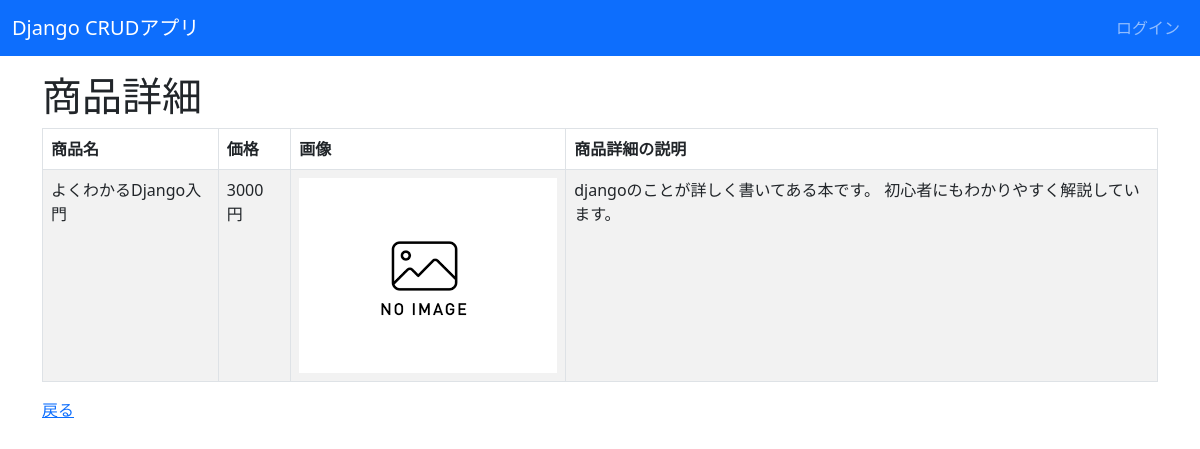
The app's page /crud/detail/1 with its own data.
### crud/models.py (models this page shows, shortened)
class Product(models.Model):
    name = models.CharField(max_length=200)
    price = models.PositiveIntegerField()
    category = models.ForeignKey(Category, on_delete=models.CASCADE)
    img = models.ImageField(blank=True, default="noImage.png")
    description = models.TextField(blank=True, null=True)

### crud/views.py (the view)
# urls.py: path('crud/detail/<int:pk>', views.ProductDetailView.as_view(), name="detail"),
class ProductDetailView(DetailView):
     model = Product

### crud/templates/crud/product_detail.html (shortened to what this page needs)
{% extends "base.html" %}
{% block content %}
<h1>商品詳細</h1>
<table class="table table-striped table-hover table-bordered">
<form method="post">
    <thead>
        <tr>
            <th>商品名</th>
            <th>価格</th>
            <th>画像</th>
            <th>商品詳細の説明</th>
        </tr>
    </thead>
    <tbody>
        <tr>
            <td>{{ product.name }}</td>
            <td>{{ product.price }} 円</td>
            <td><img src="{{ product.img.url }}" style="width:10px height:auto;"></td>
            <td>{{ product.description }}</td>
        </tr>
    </tbody>
</table>
<a href="{% url 'list' %}">戻る</a>
{% endblock %}

### records on screen
Product: name "よくわかるDjango入門", price "3000", img (placeholder picture), description "djangoのことが詳しく書いてある本です。 初心者にもわかりやすく解説しています。"
